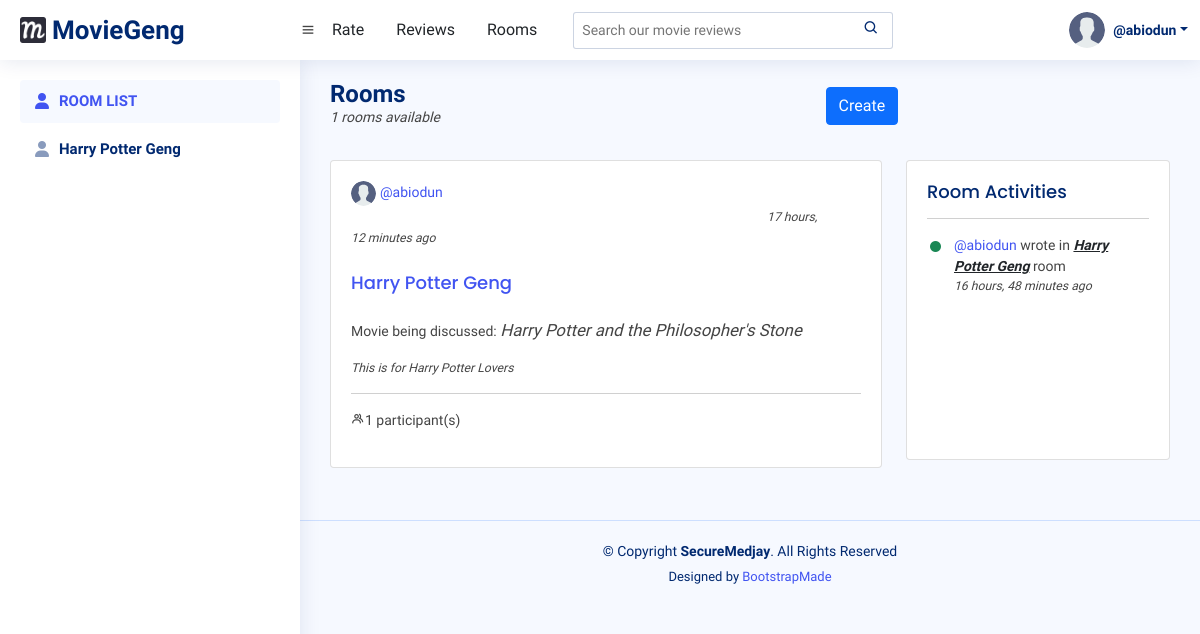
The page /rooms/ (signed in) on the database its author committed.
### base/models.py (models this page shows, shortened)
class User(AbstractUser):
    email = models.EmailField(unique=True)
    username = models.CharField(unique=True, max_length=255)
    bio = models.TextField(blank=True, null=True)
    avatar = models.ImageField(null=True, default="avatar.svg")
    USERNAME_FIELD = 'email'
    REQUIRED_FIELDS = ["username"]

class Room(models.Model):
    name = models.CharField(max_length=255, unique=True)
    host = models.ForeignKey(User, on_delete=models.CASCADE)
    participants = models.ManyToManyField(
        User, related_name="participants")
    created_at = models.DateTimeField(auto_now_add=True)
    movie = models.ForeignKey(Movie, on_delete=models.CASCADE)
    description = models.TextField(null=True, blank=True)
    class Meta:
        ordering = ["-created_at"]

class Movie(models.Model):
    name = models.CharField(max_length=255)
    tmdb_id = models.CharField(max_length=255)
    img_url = models.CharField(null=True, max_length=255)
    duration = models.IntegerField(null=True)
    overview = models.TextField(null=True)
    tags = models.CharField(max_length=255, null=True)
    genres = models.CharField(max_length=255, null=True)
    budget = models.IntegerField(null=True)
    release_date = models.CharField(max_length=255, null=True)
    language = models.CharField(max_length=255, null=True)
    revenue = models.IntegerField(null=True)
    REQUIRED_FIELDS = []

class Message(models.Model):
    writer = models.ForeignKey(User, on_delete=models.CASCADE)
    room = models.ForeignKey(Room, on_delete=models.CASCADE)
    body = models.TextField()
    created_at = models.DateTimeField(auto_now_add=True)
    class Meta:
        ordering = ["-created_at"]

### base/views.py (the view)
# urls.py: path("rooms/", views.room_list_view, name="room-list"),
def room_list_view(request):
    rooms = Room.objects.all()
    messages = Message.objects.all()
    context = {
        "rooms": rooms,
        "messages": messages,
    }
    return render(request, "base/room_home.html", context)

### base/templates/base/room_home.html
{% extends "base.html" %}
{% block content %}
    {% include "base/rooms_pane.html" %}
    {% include "base/room_list.html" %}
{% endblock %}

### templates/base.html (shortened to what this page needs)
<!DOCTYPE html>
{% load static %}
<html lang="en">
<head>
  <link href="{% static 'vendor/bootstrap/css/bootstrap.min.css' %}" rel="stylesheet">
  <link href="{% static 'vendor/bootstrap-icons/bootstrap-icons.css' %}" rel="stylesheet">
  <link href="{% static 'vendor/boxicons/css/boxicons.min.css' %}" rel="stylesheet">
  <link href="{% static 'vendor/quill/quill.snow.css' %}" rel="stylesheet">
  <link href="{% static 'vendor/quill/quill.bubble.css' %}" rel="stylesheet">
  <link href="{% static 'vendor/remixicon/remixicon.css' %}" rel="stylesheet">
  <link href="{% static 'vendor/simple-datatables/style.css' %}" rel="stylesheet">
  <link href='https://unpkg.com/boxicons@2.1.2/css/boxicons.min.css' rel='stylesheet'>
  <link href='https://cdn.jsdelivr.net/npm/@fortawesome/fontawesome-free@6.1.1/css/fontawesome.min.css' rel='stylesheet'>
  <link rel="stylesheet" href="{% static 'styles/style.css' %}">
</head>
<body>
  <header id="header" class="header fixed-top d-flex align-items-center">
    <div class="d-flex align-items-center justify-content-between">
      <a href="{% url 'base:home' %}" class="logo d-flex align-items-center">
        <img src="{% static 'images/favicon-32x32.png' %}" alt="logo">
        <span class="d-none d-lg-block">MovieGeng</span>
      </a>
      <i class='bx bx-menu'></i>
    </div>
    <div class="nav col-12 col-md-auto mb-2 justify-content-center mb-md-0">
        <li><a href="{% url 'base:home' %}" class="nav-link px-10 link-dark">Rate</a></li>
        <li><a href="{% url 'base:movie-list' %}" class="nav-link px-10 link-dark">Reviews</a></li>
        <li><a href="{% url 'base:room-list' %}" class="nav-link px-10 link-dark">Rooms</a></li>
    </div>
    <div class="search-bar">
      <form class="search-form d-flex align-items-center" action="{% url 'base:movie-list' %}">
        <input name="w" placeholder="Search our movie reviews">
        <button type="submit" title="Search"><i class="bx bx-search"></i></button>
      </form>
    </div>
    <nav class="header-nav ms-auto">
      <ul class="d-flex align-items-center">
        {% if user.is_authenticated %}
        <li class="nav-item dropdown pe-5">
            <a class="nav-link nav-profile d-flex align-items-center pe-0" href="" data-bs-toggle="dropdown">
              <img src="{{user.avatar.url}}" alt="Profile-pic" class="rounded-circle">
              <span class="d-none d-md-block dropdown-toggle ps-2">@{{user.username}}</span>
            </a>
        </li>
        {% else %}
            <a class="nav-link nav-profile d-flex align-items-center pe-5" href="{% url 'base:login' %}">
              <span>Login</span>
            </a>
        {% endif %}
      </ul>
    </nav>
  </header>
  {% block content %}
  {% endblock %}
</body>
{% include "base/footer.html" %}
</html>

### base/templates/base/rooms_pane.html
<aside id="sidebar" class="sidebar">
    <ul class="sidebar-nav" id="sidebar-nav">
      <li class="nav-item">
        <a class="nav-link">
          <i class="fa-solid fa-user"></i>
          <span>ROOM LIST</span>
        </a>
      </li>
      {% for room in rooms %}
        <li class="nav-item">
          <a class="nav-link collapsed" data-bs-target="#forms-nav" href="{% url 'base:room-detail' room.id %}">
            <i class="fas fa-user"></i><span>{{room.name}}</span>
          </a>
        </li>
      {% endfor %}
</aside>

### base/templates/base/room_list.html
<main id="main" class="main">
    <div class="pagetitle">
      <h1>Rooms</h1>
      <h6 class="small fst-italic">{{rooms.count}} rooms available</h6>
    </div>
    <a class="room-btn btn btn-primary" href="{% url 'base:create-room' 0 %}">Create</a>
    <section class="section dashboard">
      <div class="row">
        <div class="col-lg-8">
          <div class="row">
                <div class="col-12">
                {% for room in rooms %}
                    <div class="card recent-sales overflow-auto">
                        <div class="card-body">
                            <div>
                                <a href="{% url 'base:user-profile' room.host.id %}"><img class="room-avatar rounded-circle" src="{{room.host.avatar.url}}" alt="Profile-pic">
                                    @{{room.host.username}}
                                </a>
                                <span class="room-date small fst-italic">{{room.created_at|timesince}} ago</span>
                            </div>
                            <h5 class="room-title card-title"><a href="{% url 'base:room-detail' room.id %}">{{room.name}}</a></h5>
                            <p>Movie being discussed: <span class="room-movie">{{room.movie.name}}</span></p>
                            <p class="small fst-italic">{{room.description}}</p>
                            <hr>
                            <p><i class='bx bx-group'></i>{{room.participants.count}} participant(s)</p>
                        </div>
                    </div>
                {% endfor %}
                </div>
          </div>
        </div>
        {% include "base/activities.html" %}
      </div>
    </section>
</main>

### base/templates/base/activities.html
<div class="col-lg-4">
  <div class="card">
    {% if messages %}
    <div class="card-body">
      <h5 class="card-title">Room Activities</h5>
      {% for message in messages %}
      <div class="activity">
        <hr>
        <div class="message-card activity-item d-flex">
          <i class='bi bi-circle-fill activity-badge text-success align-self-start'></i>
          <div class="activity-content">
            <a href="{% url 'base:user-profile' message.writer.id %}">
              @{{message.writer.username}}
            </a> wrote in
            <a href="{% url 'base:room-detail' message.room.id %}" class="fw-bold text-dark"><span>{{message.room.name}}</span></a> room
            <p class="small fst-italic">{{message.created_at|timesince}} ago</p>
          </div>
        </div>
      </div>
      {% endfor %}
    </div>
    {% endif %}
  </div>
</div>

### static/styles/style.css (style rules this page uses)
:root { scroll-behavior: smooth; }
body { font-family: "Open Sans", sans-serif; background: #f6f9ff; color: #444444; }
a { color: #4154f1; text-decoration: none; }
h1, h2, h3, h4, h5, h6 { font-family: "Nunito", sans-serif; }
#main { margin-top: 60px; padding: 20px 30px; transition: all 0.3s; }
.pagetitle { margin-bottom: 10px; }
.pagetitle h1 { font-size: 24px; margin-bottom: 0; font-weight: 600; color: #012970; }
.card { color: inherit; min-width: calc(33% - 3rem); min-height: 300px; perspective: 1000px; margin: auto; position: relative; padding-left: 0; }
.card-title { font-size: 18px; font-weight: 500; color: #012970; font-family: "Poppins", sans-serif; }
.card-body { padding: 20px 20px 20px 20px; }
.logo { line-height: 1; }
@media (min-width: 1200px) { .logo { width: 280px; } }
.logo img { max-height: 26px; margin-right: 6px; }
.logo span { font-size: 26px; font-weight: 700; color: #012970; font-family: "Nunito", sans-serif; }
.header { transition: all 0.5s; z-index: 997; height: 60px; box-shadow: 0px 2px 20px rgba(1, 41, 112, 0.1); background-color: #fff; padding-left: 20px; }
.header .search-bar { min-width: 360px; padding: 0 20px; }
.header .search-form { width: 100%; }
.header .search-form input { border: 0; font-size: 14px; color: #012970; border: 1px solid rgba(1, 41, 112, 0.2); padding: 7px 38px 7px 8px; border-radius: 3px; transition: 0.3s; width: 100%; }
.header .search-form button { border: 0; padding: 0; margin-left: -30px; background: none; }
.header .search-form button i { color: #012970; }
.header-nav ul { list-style: none; }
.header-nav > ul { margin: 0; padding: 0; }
.header-nav .nav-profile { color: #012970; }
.header-nav .nav-profile img { max-height: 36px; }
.header-nav .nav-profile span { font-size: 14px; font-weight: 600; }
.sidebar { position: fixed; top: 60px; left: 0; bottom: 0; width: 300px; z-index: 996; transition: all 0.3s; padding: 20px; overflow-y: auto; scrollbar-width: thin; scrollbar-color: #aab7cf transparent; box-shadow: 0px 0px 20px rgba(1, 41, 112, 0.1); background-color: #fff; }
@media (min-width: 1200px) { #main, #footer { margin-left: 300px; } }
.sidebar-nav { padding: 0; margin: 0; list-style: none; }
.sidebar-nav li { padding: 0; margin: 0; list-style: none; }
.sidebar-nav .nav-item { margin-bottom: 5px; }
.sidebar-nav .nav-link { display: flex; align-items: center; font-size: 15px; font-weight: 600; color: #4154f1; transition: 0.3; background: #f6f9ff; padding: 10px 15px; border-radius: 4px; }
.sidebar-nav .nav-link i { font-size: 16px; margin-right: 10px; color: #4154f1; }
.sidebar-nav .nav-link.collapsed { color: #012970; background: #fff; }
.sidebar-nav .nav-link.collapsed i { color: #899bbd; }
.dashboard .activity { font-size: 14px; }
.dashboard .activity .activity-item .activity-badge { margin-top: 3px; z-index: 1; font-size: 11px; line-height: 0; border-radius: 50%; flex-shrink: 0; border: 3px solid #fff; flex-grow: 0; }
.dashboard .activity .activity-item .activity-content { padding-left: 10px; padding-bottom: 20px; }
.dashboard .activity .activity-item:last-child .activity-content { padding-bottom: 0; }
.dashboard .recent-sales { font-size: 14px; margin-bottom: 2rem; }
.room-avatar { width: 5%; }
.room-btn { margin-left: 59%; margin-top: -10%; }
.room-date { margin-left: 26rem; }
.room-title { margin: 1.5rem 0; }
.room-movie { font-size: larger; font-style: italic; }
.message-card { height: 3rem; }
.message-card span { font-style: italic; text-decoration: underline; }

### rows shown on the page
User: avatar (placeholder picture), username "abiodun"
Room: name "Harry Potter Geng", host.avatar (placeholder picture), host.username "abiodun", created_at "17 hours, 12 minutes", movie.name "Harry Potter and the Philosopher's Stone", description "This is for Harry Potter Lovers", participants.count "1"
Message: writer.username "abiodun", room.name "Harry Potter Geng", created_at "16 hours, 48 minutes"

### other values the page prints
{{ rooms.count }} "1"
